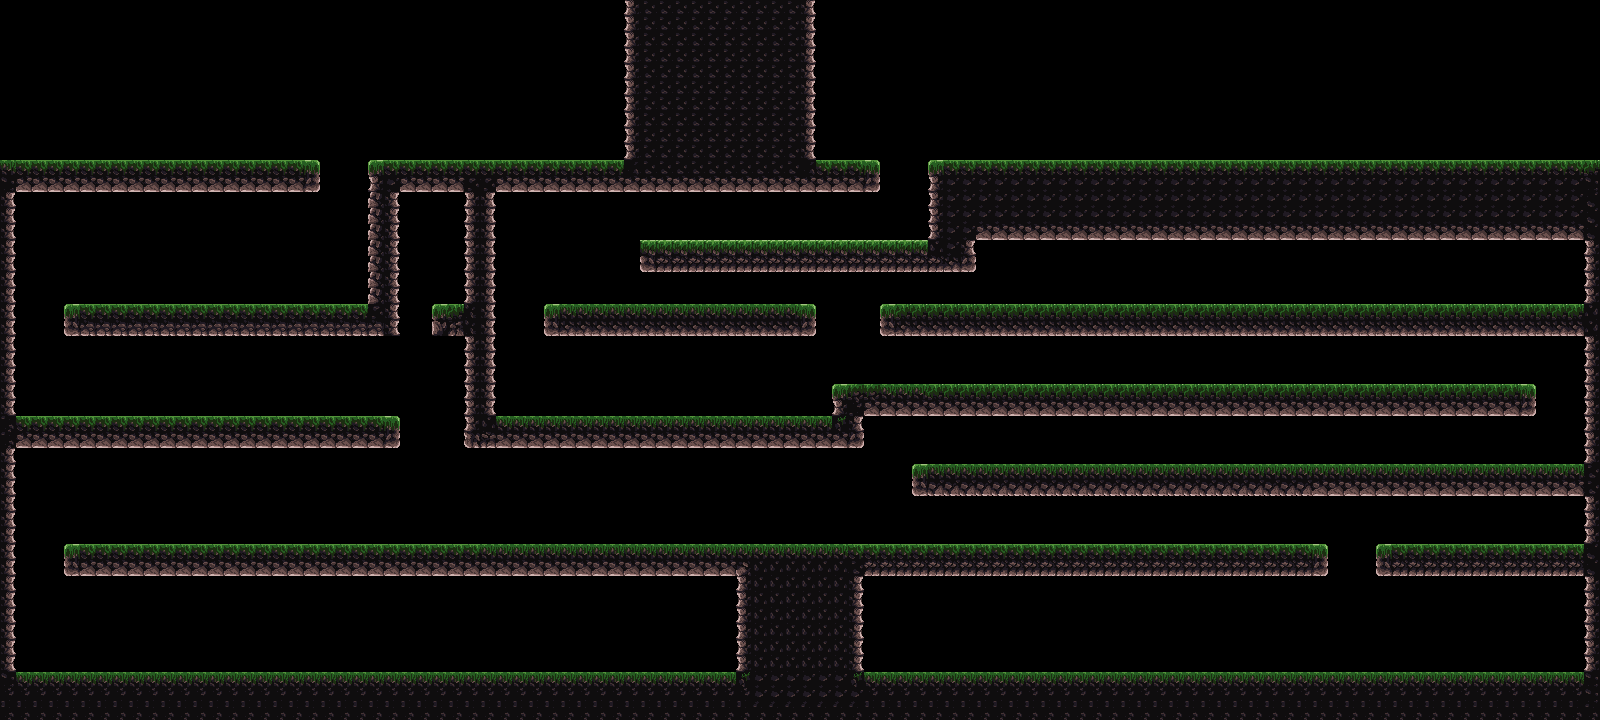

This is a level from a 2D game, rendered from its Tiled map with the project's own tilesets. A one-line summary and the map file follow, with tile-layer data summarised:
An orthogonal 100x45 tile map with 16x16 px tiles, 1 tile layer (Platforms), 3 tilesets and 1 object.

<map version="1.8" tiledversion="1.8.5" orientation="orthogonal" renderorder="right-down" width="100" height="45" tilewidth="16" tileheight="16" infinite="0" nextlayerid="5" nextobjectid="6">
 <editorsettings>
  <export format="json" />
 </editorsettings>
 <tileset firstgid="1" source="../../tilemap palletes/pallete1.tsx" />
 <tileset firstgid="7057" name="bg" tilewidth="16" tileheight="16" tilecount="4500" columns="100">
  <image source="bg.png" width="1600" height="720" />
 </tileset>
 <tileset firstgid="11557" name="bg" tilewidth="1600" tileheight="720" tilecount="1" columns="0">
  <grid orientation="orthogonal" width="1" height="1" />
  <tile id="0">
   <image width="1600" height="720" source="bg.png" />
  </tile>
 </tileset>
 <objectgroup id="4" name="Background">
  <object id="5" gid="11557" x="-2" y="722" width="1600" height="720" />
 </objectgroup>
 <layer id="1" name="Platforms" width="100" height="45">
  <data>[4500 cells, 1545 non-empty, 35 distinct tile ids]</data>
 </layer>
</map>
